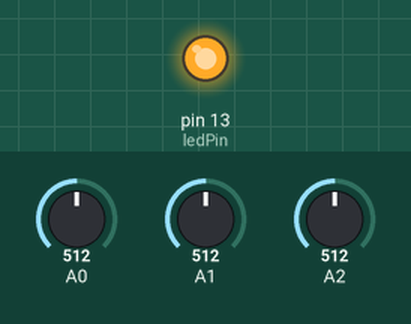
This sketch was run on a simulated Arduino Uno, built with avr-gcc and run on an emulated ATmega328P. On the bench: output pins drawn as LEDs (lit = HIGH). The inputs (shaded band) are chosen by the test bench; at power-on: A0 = 512, A1 = 512, A2 = 512. What the sketch prints to the serial monitor is not drawn.

Above: at 0.1 s.
At 6.1 s:
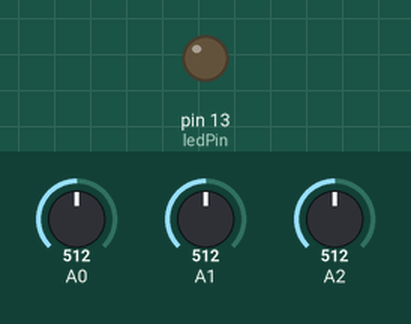
Timing chart, 0 to 7.6 s (numbered marks = the images above):
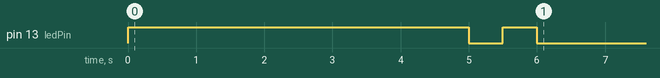

The sketch:

Programme_Robot.ino
```cpp
int lumG;
int lumC;
int lumD;

int lumSol = 0;
int lumTrait = 1023;

int calibVal;

const int ledPin = 13;

void setup() {
  pinMode(ledPin, OUTPUT);
  digitalWrite(ledPin, HIGH);

  while (millis() < 5000){
    calibVal = max(max(analogRead(A0), analogRead(A1)), max(analogRead(A0), analogRead(A2)));
    if (calibVal > lumSol)
      lumSol = calibVal;
  }

  digitalWrite(ledPin, LOW);
  delay(500);
  digitalWrite(ledPin, HIGH);
  delay(500);
  digitalWrite(ledPin, LOW);
  delay(500);

  digitalWrite(ledPin, HIGH);

  while (millis() > 6500 && millis() < 11500){
    calibVal = min(min(analogRead(A0), analogRead(A1)), min(analogRead(A0), analogRead(A2)));
    if (calibVal < lumTrait)
      lumTrait = calibVal;
  }

  digitalWrite(ledPin, LOW);
  Serial.begin(9600);
  Serial.print("Sol: ");
  Serial.print(lumSol);
  Serial.print(" - Trait: ");
  Serial.println(lumTrait);
}

void loop() {
  if (lumG < (lumTrait + 50)){
    /// tourner à gauche
    /// calculer l'angle entre le centre et le capteur gauche pour rétablir le sens
  }
  if (lumD < (lumTrait + 50)){
    /// tourner à droite
    /// calculer l'angle entre le centre et le capteur droit pour rétablir le sens
  }
  else{
    /// avancer tout droit
  }
}
```
